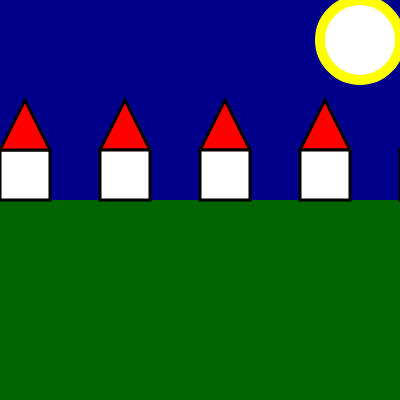
Frame 1 (no input)
Frame 60 (no input): identical to frame 1, image omitted
Frame 120 (the mouse pressed at the canvas centre since frame 60): identical to frame 1, image omitted

The p5.js sketch that drew this single still picture (run headless with seeded random() and noise() and a simulated clock; from frame 60 on, the mouse is pressed at the canvas centre):

// p5.js sketch
// ── sketch.js
let xsize = 400;
let ysize = 400;

function setup() {
  createCanvas(xsize, ysize);
}

function draw() {
  // sfondo blu scuro = cielo
  background("darkblue");
  // disegno la luna
  fill("white");
  stroke("yellow");
  strokeWeight(10);
  circle(360, 40, 80)
  // prato
  fill("darkgreen");
  strokeWeight(0);
  rect(0, 200, 400, 200);
  // casette
  fill("white");
  stroke("black");
  strokeWeight(3);
 
  //fatte a mano
  /* 
  rect(0, 150, 50, 50);
  rect(100, 150, 50, 50);
  rect(200, 150, 50, 50);
  rect(300, 150, 50, 50); 
  */
  
  let x_casa=0;
  let y_casa=150;
  let w_casa=50;
  let h_casa=50;

  rect(x_casa, y_casa, w_casa, h_casa);
  //tetto
  fill("red");
  /*
  stroke("black");
  strokeWeight(3); 
  info acquisite già dalle casette
  */

  triangle(x_casa,y_casa,x_casa+w_casa,y_casa,x_casa+(w_casa/2),y_casa/1.5);

  for (let i=0; i<5; i=i+1) {
    x_casa= x_casa+100;
    fill("red");
    triangle(x_casa,y_casa,x_casa+w_casa,y_casa,x_casa+(w_casa/2),y_casa/1.5);
    fill("white");
    rect(x_casa, y_casa, w_casa, h_casa);
  }
  
  // tetti
  /*fatti a mano
  fill("red");
  stroke("black");
  strokeWeight(3);
  triangle (0, 150, 50, 150, 25, 100);
  triangle (100, 150, 150, 150, 125, 100);
  triangle (200, 150, 250, 150, 225, 100);
  triangle (300, 150, 350, 150, 325, 100);
  */
}
